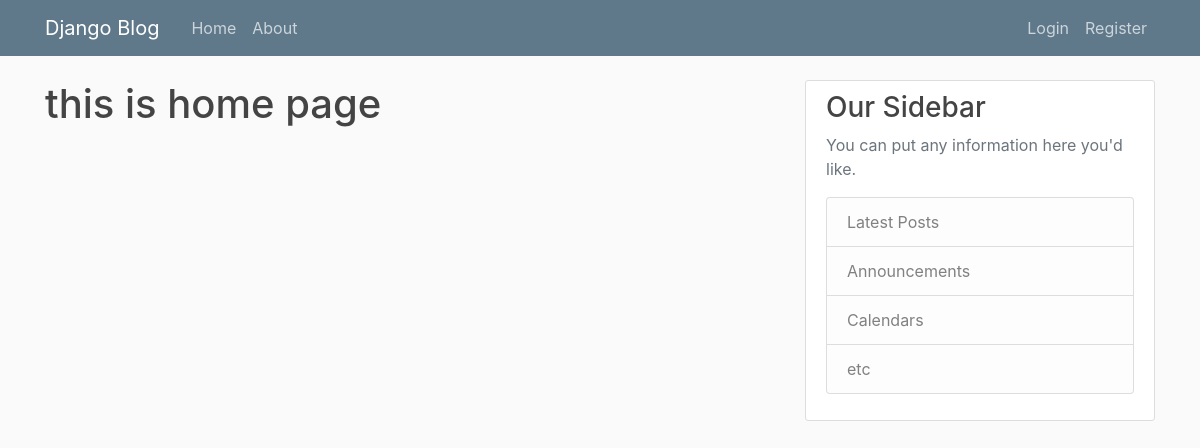
The app's page /, older data.
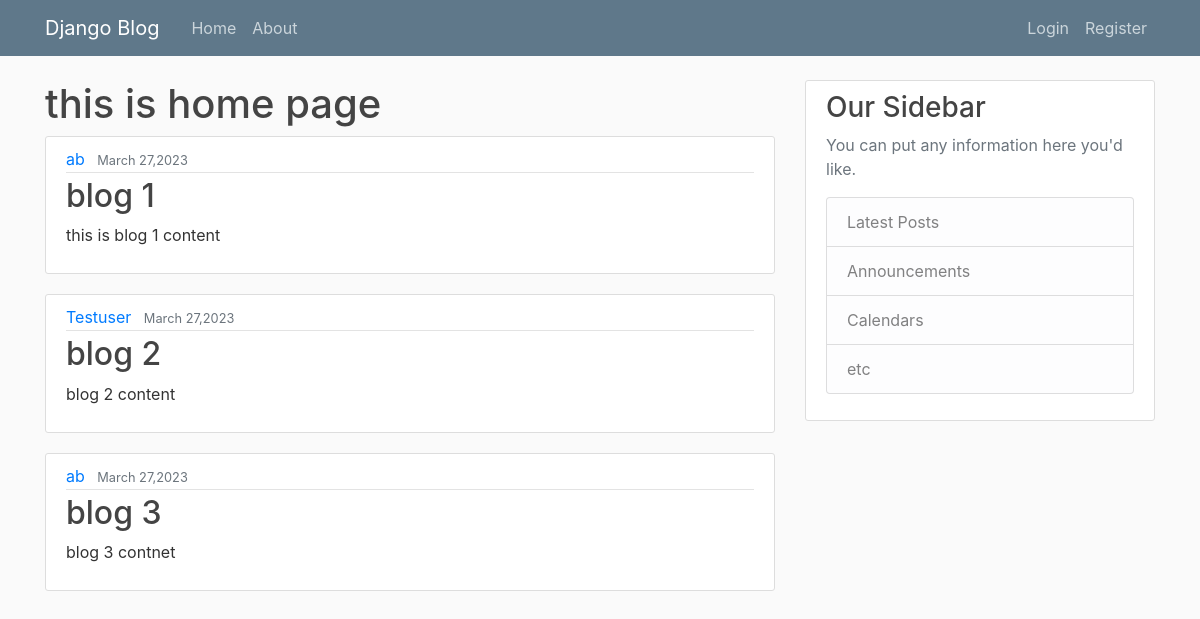
The same page, newer data.
### blog/models.py (models this page shows, shortened)
class Post(models.Model):
    title = models.CharField(max_length=200)
    content = models.TextField()
    date_posted = models.DateTimeField(default=timezone.now)
    author = models.ForeignKey(User, on_delete=models.CASCADE)

### blog/views.py (the view)
# urls.py: 2. Add a URL to urlpatterns:  path('', views.home, name='home')
def home(request):
    context = {
        'posts': Post.objects.all()
    }
    return render(request, 'blog/Home.html', context)

### blog/templates/blog/Home.html
{% extends 'blog/base.html' %}
{% block content %}
    <h1> this is home page</h1>
    {% for post in posts %}
       <article class="media content-section">
          <div class="media-body">
            <div class="article-metadata">
              <a class="mr-2" href="#">{{ post.author }}</a>
              <small class="text-muted">{{ post.date_posted|date:"F d,Y" }}</small>
            </div>
            <h2><a class="article-title" href="#">{{ post.title }}</a></h2>
            <p class="article-content">{{ post.content }}</p>
          </div>
        </article>
    {% endfor %}
{% endblock content %}

### blog/templates/blog/base.html (shortened to what this page needs)
{% load static %}
<!DOCTYPE html>
<html>
<head>
    <link rel="stylesheet" href="https://maxcdn.bootstrapcdn.com/bootstrap/4.0.0/css/bootstrap.min.css">
    <link rel="stylesheet" type="text/css" href="{% static 'blog/main.css' %}">
</head>
<body>
    <header class="site-header">
      <nav class="navbar navbar-expand-md navbar-dark bg-steel fixed-top">
        <div class="container">
          <a class="navbar-brand mr-4" href="{% url 'blog-home' %}">Django Blog</a>
          <div class="collapse navbar-collapse" id="navbarToggle">
            <div class="navbar-nav mr-auto">
              <a class="nav-item nav-link" href="{% url 'blog-home' %}">Home</a>
              <a class="nav-item nav-link" href="{% url 'blog-about' %}">About</a>
            </div>
            <div class="navbar-nav">
              <a class="nav-item nav-link" href="#">Login</a>
              <a class="nav-item nav-link" href="#">Register</a>
            </div>
          </div>
        </div>
      </nav>
    </header>
    <main role="main" class="container">
      <div class="row">
        <div class="col-md-8">
          {% block content %}
          {% endblock %}
        </div>
        <div class="col-md-4">
          <div class="content-section">
            <h3>Our Sidebar</h3>
            <p class='text-muted'>You can put any information here you'd like.
              <ul class="list-group">
                <li class="list-group-item list-group-item-light">Latest Posts</li>
                <li class="list-group-item list-group-item-light">Announcements</li>
                <li class="list-group-item list-group-item-light">Calendars</li>
                <li class="list-group-item list-group-item-light">etc</li>
              </ul>
            </p>
          </div>
        </div>
      </div>
    </main>
</body>
</html>

### blog/static/blog/main.css (style rules this page uses)
body { background: #fafafa; color: #333333; margin-top: 5rem; }
h1, h2, h3, h4, h5, h6 { color: #444444; }
ul { margin: 0; }
.bg-steel { background-color: #5f788a; }
.site-header .navbar-nav .nav-link { color: #cbd5db; }
.content-section { background: #ffffff; padding: 10px 20px; border: 1px solid #dddddd; border-radius: 3px; margin-bottom: 20px; }
.article-title { color: #444444; }
.article-content { white-space: pre-line; }
.article-metadata { padding-bottom: 1px; margin-bottom: 4px; border-bottom: 1px solid #e3e3e3 }

Row changes from the older to the newer data that the page shows:
added Post: author "ab", date_posted "March 27,2023", title "blog 1", content "this is blog 1 content"
added Post: author "Testuser", date_posted "March 27,2023", title "blog 2", content "blog 2 content"
added Post: author "ab", date_posted "March 27,2023", title "blog 3", content "blog 3 contnet"
